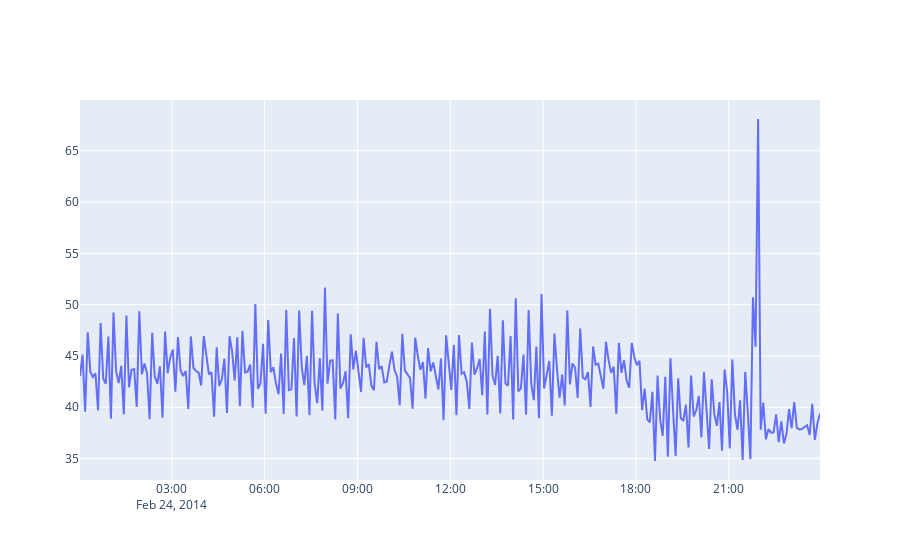

The cell this chart's notebook holds for it:
### Code cell
df_1=df.loc[(df['timestamp']>'2014-02-24 00:00:00') & (df['timestamp']<'2014-02-24 23:59:59')]
plt_dt = go.Scatter(x=df_1['timestamp'], y=df_1['value'])
fig=go.Figure(data=[plt_dt])
iplot(fig)

### Figure 1 — Plotly figure (JSON) as saved in the notebook; plotly's stock layout.template omitted (floating-point values rounded to 4 significant figures; data arrays with more than 128 entries replaced by an {"elided": "..."} marker saying what was removed)
{"data": [{"type": "scatter", "x": {"elided": "288 str values"}, "y": {"elided": "288 float values"}}], "layout": {}}
